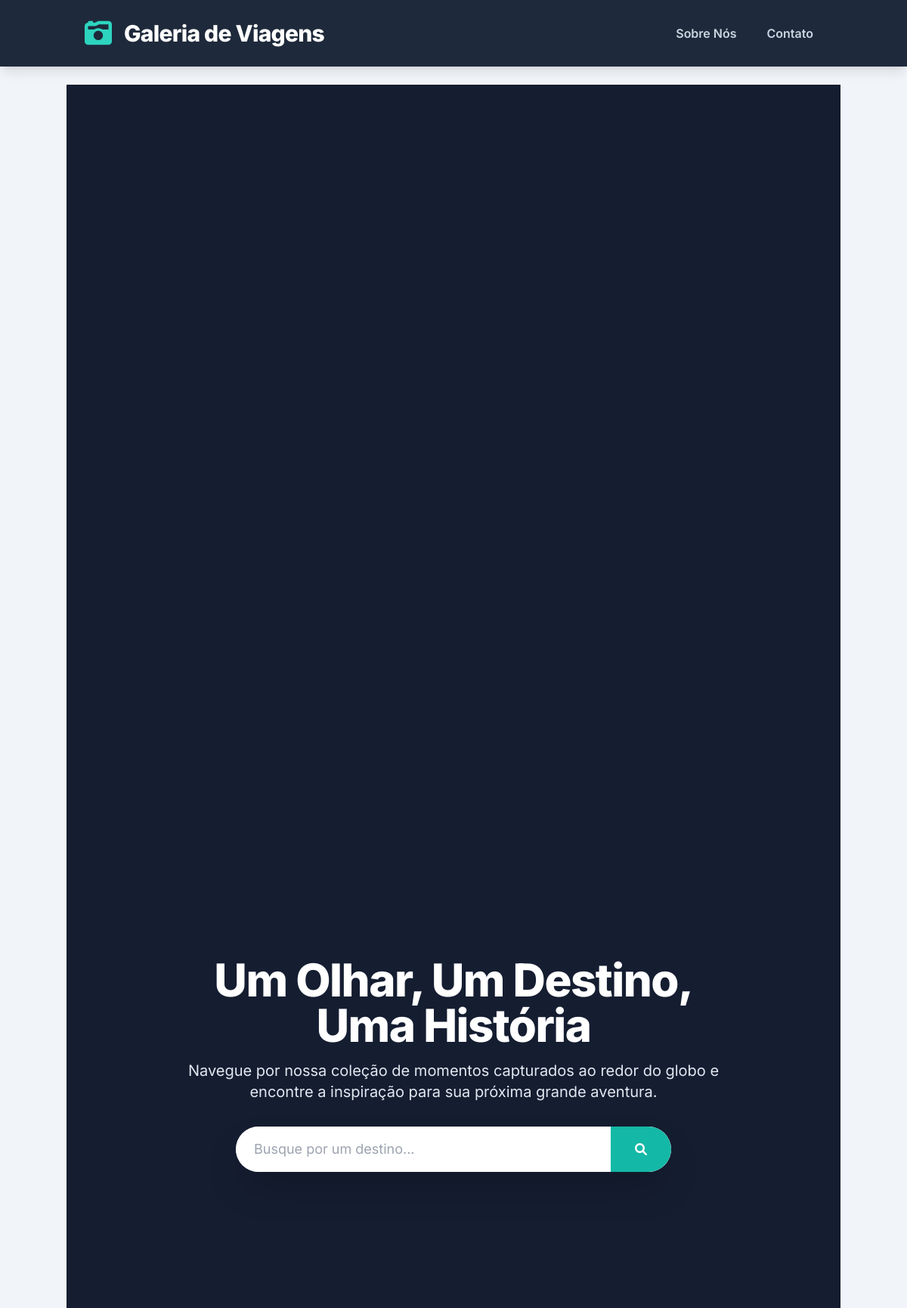
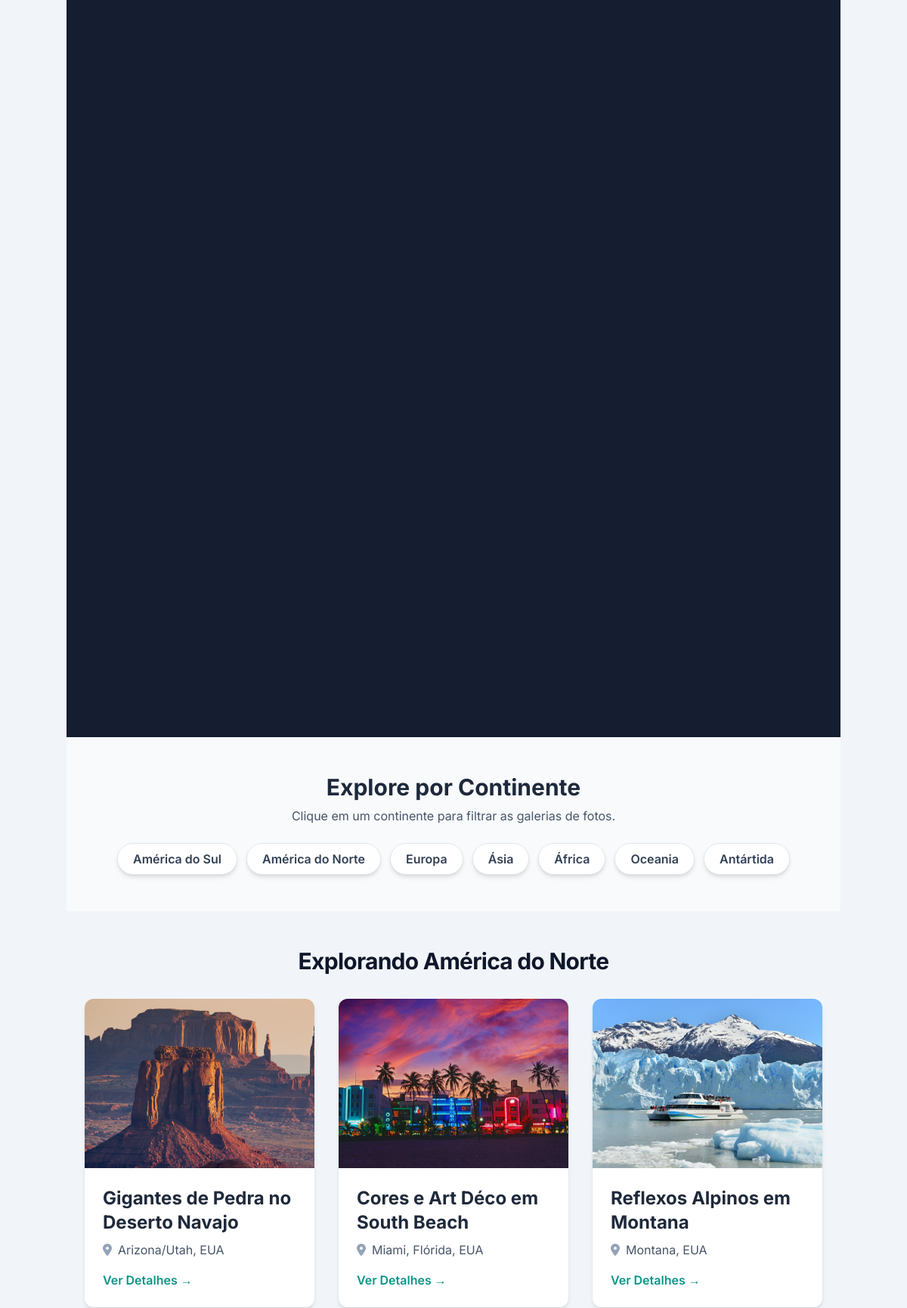
The app's page /continente/america-do-norte/ (upper part) with its own data (2 pictures, top to bottom).
### fotos/models.py (models this page shows, shortened)
class Foto(models.Model):
    titulo = models.CharField(max_length=150, null=False, blank=False)
    local = models.CharField(max_length=100, null=False, blank=False)
    continente = models.CharField(max_length=30, choices=CONTINENTES, default="america-do-sul")
    descricao = models.TextField()
    imagem = models.ImageField(upload_to='fotos/%Y/%m/%d/', blank=True)
    data_viagem = models.DateField(default=date.today)
    publicada = models.BooleanField(default=True)
    destaque = models.BooleanField(default=False, help_text="Marque para que esta foto possa aparecer na página inicial.")
    class Meta:
        verbose_name = 'Foto'
        verbose_name_plural = 'Fotos'
        ordering = ['-data_viagem']

### fotos/views.py (the view)
# urls.py: path('continente/<slug:continente_slug>/', views.filtrar_continente, name='filtrar_continente'),
def filtrar_continente(request, continente_slug):
    continente_info = dict(CONTINENTES)
    continente_nome = continente_info.get(continente_slug, "Desconhecido")
    fotos_publicadas = Foto.objects.filter(publicada=True, continente=continente_slug).order_by('-data_viagem')
    contexto = {
        'cards': fotos_publicadas,
        'continentes_list': CONTINENTES,
        'continente_selecionado': continente_nome,
    }
    return render(request, 'fotos/index.html', contexto)

### fotos/templates/fotos/index.html (shortened to what this page needs)
{% extends 'fotos/base.html' %}
{% load static %}
{% block content %}
{% if foto_destaque and foto_destaque.imagem %}
<header
    class="relative -mt-6 -mx-6 h-[60vh] flex items-center justify-center text-center bg-cover bg-center"
    style="background-image: url('{{ foto_destaque.imagem.url }}');">
{% else %}
<header
    class="relative -mt-6 -mx-6 h-[60vh] flex items-center justify-center text-center bg-cover bg-center"
    style="background-color: #1e293b;">
{% endif %}
    <div class="absolute inset-0 bg-slate-900 bg-opacity-60"></div>
    <div class="relative z-10 p-6 text-white max-w-3xl">
        <h1 class="text-5xl md:text-6xl font-extrabold mb-4 tracking-tight leading-tight">Um Olhar, Um Destino, Uma História</h1>
        <p class="text-lg md:text-xl text-slate-200 mb-8">Navegue por nossa coleção de momentos capturados ao redor do globo e encontre a inspiração para sua próxima grande aventura.</p>
        <form method="get" action="{% url 'buscar' %}" class="w-full max-w-xl mx-auto flex bg-white rounded-full shadow-2xl overflow-hidden">
            <input
                type="text"
                name="q"
                value="{{ query|default:'' }}"
                placeholder="Busque por um destino..."
                class="flex-grow p-4 text-slate-700 focus:outline-none focus:ring-2 focus:ring-teal-500 rounded-l-full pl-6 text-lg">
            <button
                type="submit"
                class="bg-teal-500 hover:bg-teal-600 text-white p-4 px-8 rounded-r-full transition-colors duration-300 flex items-center justify-center font-bold">
                <i class="fas fa-search"></i>
            </button>
        </form>
    </div>
</header>
<section class="py-12 bg-slate-50 -mx-6 px-6">
    <div class="container mx-auto text-center">
        <h2 class="text-3xl font-bold text-slate-800 mb-2">Explore por Continente</h2>
        <p class="text-slate-600 mb-6">Clique em um continente para filtrar as galerias de fotos.</p>
        <div class="flex flex-wrap gap-3 justify-center">
            {% for slug, nome in continentes_list %}
                <a href="{% url 'filtrar_continente' slug %}" class="bg-white hover:bg-teal-500 text-slate-700 hover:text-white font-semibold px-5 py-2 rounded-full transition-all duration-300 shadow-md border border-slate-200 hover:border-teal-500">{{ nome }}</a>
            {% endfor %}
        </div>
    </div>
</section>
<div class="container mx-auto mt-12">
    <h2 class="text-3xl font-bold mb-8 text-center text-slate-900 tracking-tight">
        {% if continente_selecionado %}
            Explorando {{ continente_selecionado }}
        {% elif query %}
            Resultados para "{{ query }}"
        {% else %}
            Recentes Adições à Galeria
        {% endif %}
    </h2>
    <div class="grid grid-cols-1 sm:grid-cols-2 lg:grid-cols-3 gap-8">
        {% if cards %}
            {% for card in cards %}
            <div class="group bg-white rounded-xl shadow-md hover:shadow-2xl transition-all duration-300 ease-in-out hover:-translate-y-2">
                <a href="{% url 'detalhe_foto' card.id %}" class="block">
                    <div class="overflow-hidden rounded-t-xl">
                        {% if card.imagem %}
                        <img src="{{ card.imagem.url }}" alt="{{ card.titulo }}" class="w-full h-56 object-cover transform group-hover:scale-105 transition-transform duration-300">
                        {% endif %}
                    </div>
                    <div class="p-6">
                        <h3 class="text-2xl font-bold mb-2 text-slate-800">{{ card.titulo }}</h3>
                        <p class="text-slate-600 mb-4 flex items-center"><i class="fas fa-map-marker-alt mr-2 text-slate-400"></i>{{ card.local }}</p>
                        <span class="font-semibold text-teal-600 hover:text-teal-800 transition-colors duration-300">Ver Detalhes &rarr;</span>
                    </div>
                </a>
            </div>
            {% endfor %}
        {% endif %}
    </div>
</div>
{% endblock %}

### fotos/templates/fotos/base.html (style rules this page uses)
body { font-family: 'Inter', sans-serif; }

### records on screen
Foto: imagem (picture), titulo "Gigantes de Pedra no Deserto Navajo", local "Arizona/Utah, EUA"
Foto: imagem (picture), titulo "Cores e Art Déco em South Beach", local "Miami, Flórida, EUA"
Foto: imagem (picture), titulo "Reflexos Alpinos em Montana", local "Montana, EUA"

### other values on screen
{{ nome }} "América do Sul" "América do Norte" "Europa" "Ásia" "África" "Oceania" "Antártida"
{{ continente_selecionado }} "América do Norte"
